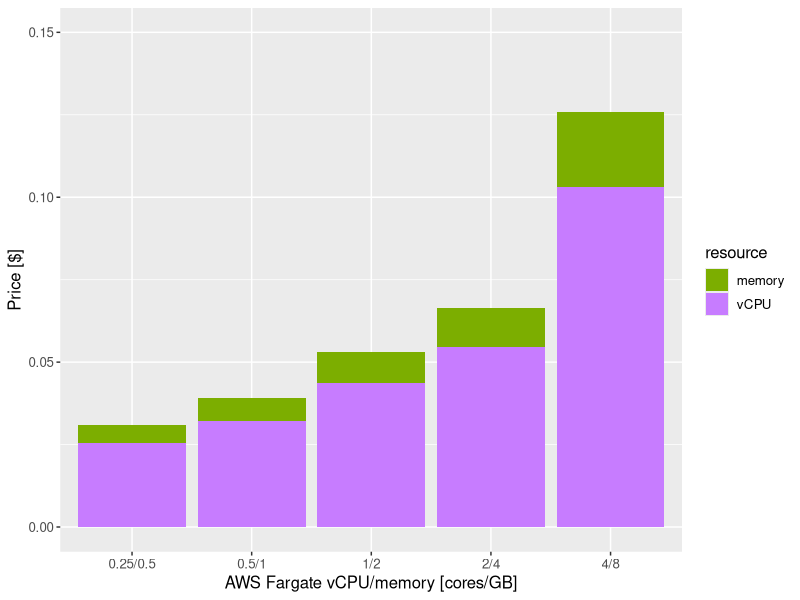
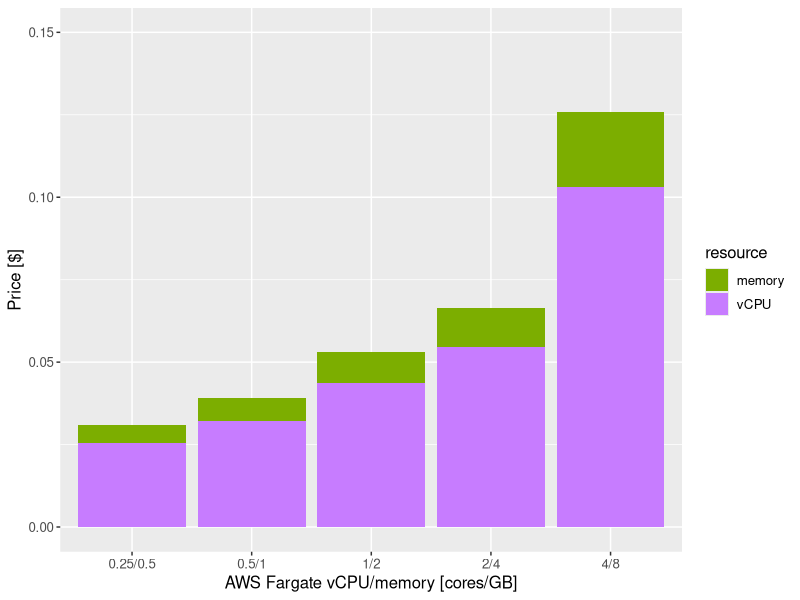

These charts were generated, in order, by the following R code:
library('ggplot2')

values = c(c(0.025443, 0.005587),c(0.032057, 0.007040),c(0.0435947111, 0.00957403611),c(0.05449057777, 0.0119669277777),c(0.103089066666, 0.0226398666))

service=c(rep("0.25/0.5", 2),rep("0.5/1", 2),rep("1/2", 2),rep("2/4", 2), rep("4/8", 2))
resource=rep(c("vCPU", "memory"),5)
data=data.frame(service,resource,values)

ggplot(data, aes(fill=resource, y=values, x=service)) + geom_bar(stat="identity") + ylab("Price [$]") + 
ylim(0, 0.15) + xlab("AWS Fargate vCPU/memory [cores/GB]") + theme (text = element_text(size=12)) +
scale_fill_manual("resource", values = c("vCPU" = "#C77CFF", "memory" = "#7CAE00"))
ggsave(paste("ellipsoids_fargate_price.pdf"), width = 12, height = 9, units = "cm")

